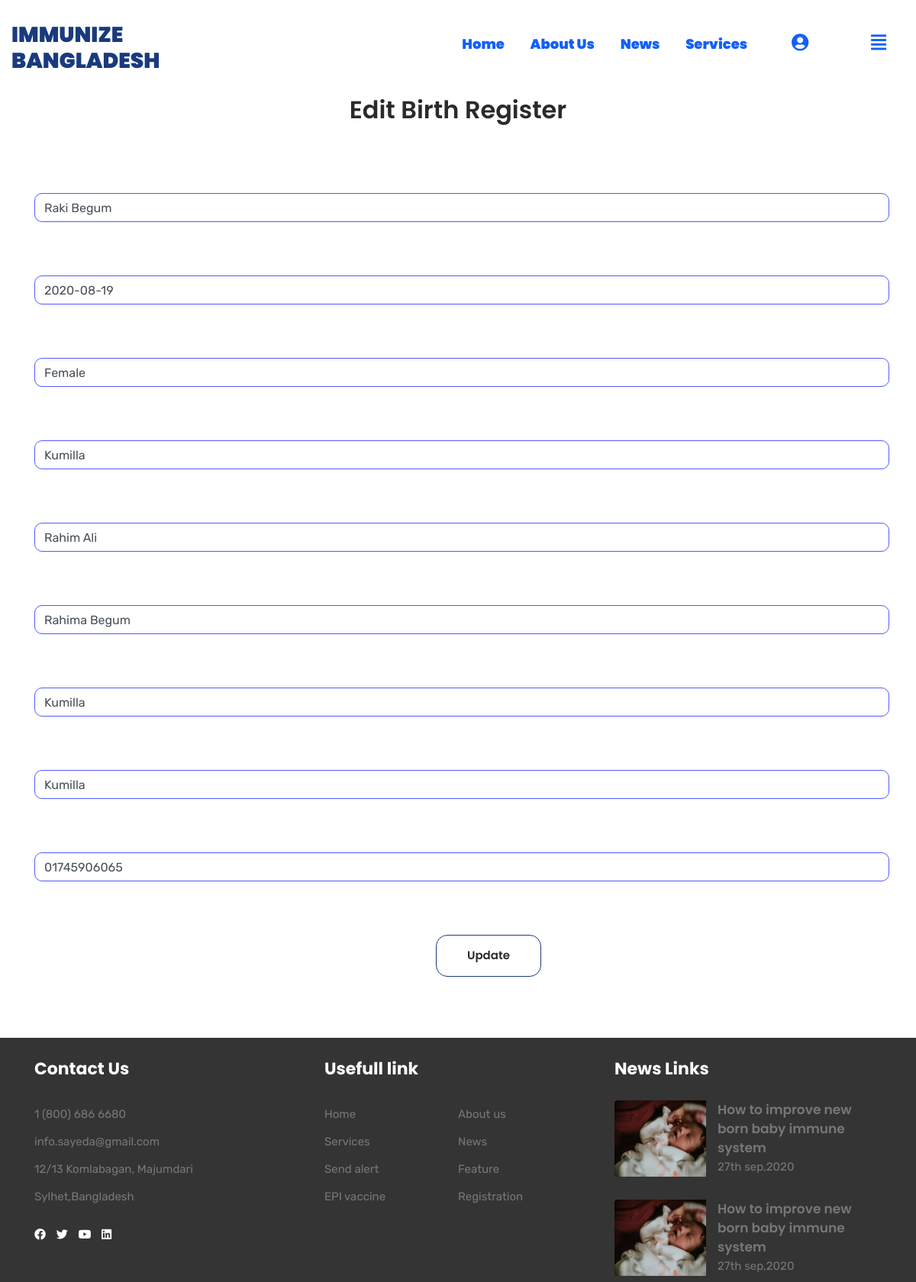
Page /crud/editData/6 on the committed database.
### tables this page shows
CREATE TABLE `tbl_birth_register` (
  `br_id` int(11) NOT NULL,
  `full_name` varchar(250) NOT NULL,
  `d_o_b` date NOT NULL,
  `gender` varchar(50) NOT NULL,
  `p_o_b` varchar(100) NOT NULL,
  `f_name` varchar(100) NOT NULL,
  `m_name` varchar(100) NOT NULL,
  `permanent_addr` varchar(250) NOT NULL,
  `present_addr` varchar(250) NOT NULL,
  `mo_number` varchar(60) NOT NULL
);

### application/controllers/Crud.php (called while the page is built, shortened)
<?php
class Crud extends CI_Controller {
	public function editData($si){
		$this->load->view('templates/header');
		$this->load->model('crud_model');
		$data['singleData']=$this->crud_model->getsingleData($si);
		$this->load->view('edit_view',$data);
		$this->load->view('templates/footer');
	}
}

### index.php (called while the page is built, shortened)
<?php
require_once BASEPATH.'core/CodeIgniter.php';

### application/models/Crud_model.php (called while the page is built, shortened)
<?php
class Crud_model extends CI_Model {
    public function getsingleData($si){
        $this->db->where('br_id',$si);
        $query=$this->db->get('tbl_birth_register');
        if($query){
            return $query->row();
        }
    }
}
?>

### application/views/edit_view.php (the view)
<div class="reg-area text-center mb ">
  <div class="container">
    <div class="row">
      <div class="col-xl-12">
        <div class="reg-title text-center">
            <h3>Edit Birth Register</h3>
        </div>
      </div>
    </div>
     <div class="reg-form">
     <form method="post" action="<?php echo base_url(); ?>Crud/update/<?php echo $singleData->br_id; ?>">
          <div class="reg-input">
              <input type="text" class="form-control" name="fullname"  value="<?php echo $singleData->full_name; ?>" >
              <input type="text" class="form-control" name="dob"  value="<?php echo $singleData->d_o_b; ?>">
              <input type="text" class="form-control" name="gender" value="<?php echo $singleData->gender; ?>">
              <input type="text" class="form-control" name="pob" value="<?php echo $singleData->p_o_b; ?>">
              <input type="text" class="form-control" name="fname" value="<?php echo $singleData->f_name; ?>">
              <input type="text" class="form-control" name="mname" value="<?php echo $singleData->m_name; ?>">
              <input type="text" class="form-control" name="peraddr" value="<?php echo $singleData->permanent_addr; ?>">
              <input type="text" class="form-control" name="preaddr" value="<?php echo $singleData->present_addr; ?>">
              <input type="text" class="form-control" name="monumber" value="<?php echo $singleData->mo_number; ?>">
          </div>
            <button type="submit" name ="edit" value="update" class="btn reg-btn" >Update</button>
      </form>
     </div>
  </div>
</div>

### assets/css/style.css (style rules this page uses)
body { font-family: 'Rubik', sans-serif; font-size: 15px; line-height:25px ; font-weight: 400; }
h1,h2,h3,h4,h5,h6 { font-family: 'Poppins', sans-serif; font-weight: 600; color: #2b2929; }
.btn { border: 1px solid #193a7e; padding: 15px 40px; color: #2b2929; border-radius: 15px; font-family:Poppins; font-weight: 600; font-size: 15px; }
.mb { margin-bottom: 80px; }
.reg-area { margin-top: 110px; }
.reg-title { margin-bottom: 20px; }
.reg-title h3 { font-size: 32px; font-weight: 600; color: #2b2929; margin-top: 15px; }
.reg-form { padding-top: 70px; }
.reg-form input { margin-bottom: 70px; border-radius: 10px; border-color:#505cfd; width: 550px; }
.reg-form input::placeholder { color: #000; }
.reg-form .reg-btn { margin-left: 80px; }
.reg-input input { width: 1120px; }

### rows in the picture
tbl_birth_register: fullname "Raki Begum", dob "2020-08-19", gender "Female", pob "Kumilla", fname "Rahim Ali", mname "Rahima Begum", peraddr "Kumilla", preaddr "Kumilla", monumber "01745906065"
